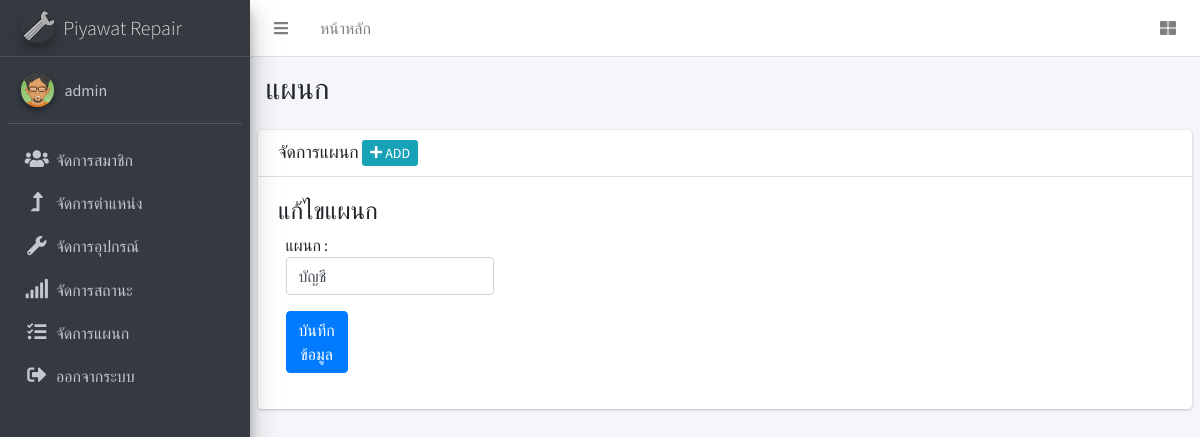
Screenshot of /admin/depm.php?act=edit&ID=1 (signed in) with the database file from the repository.
### tables this page shows
CREATE TABLE `tbl_member` (
  `m_id` int(11) NOT NULL,
  `ref_d_id` int(11) NOT NULL COMMENT 'tbl_department',
  `ref_p_id` int(11) NOT NULL COMMENT 'tbl_position',
  `m_username` varchar(50) NOT NULL,
  `m_password` varchar(50) NOT NULL,
  `m_fname` varchar(50) NOT NULL,
  `m_name` varchar(100) NOT NULL,
  `m_lname` varchar(100) NOT NULL,
  `m_phone` int(20) NOT NULL,
  `m_email` varchar(50) NOT NULL,
  `m_level` varchar(20) NOT NULL,
  `m_img` varchar(100) NOT NULL,
  `m_datesave` timestamp NOT NULL DEFAULT CURRENT_TIMESTAMP
);

CREATE TABLE `tbl_department` (
  `d_id` int(11) NOT NULL,
  `d_name` varchar(100) NOT NULL
);

### admin/depm.php (the view, shortened to what this page needs)
<?php include('h.php');?>
<body class="hold-transition skin-red sidebar-mini">
  <div class="wrapper">
    <?php include('menutop.php');?>
      <aside class="main-sidebar sidebar-dark-primary elevation-4">
          <a href="index.php" class="brand-link">
              <img src="../dist/img/wrench.png" alt="AdminLTE Logo" class="brand-image img-circle elevation-3"
                   style="opacity: .8">
              <span class="brand-text font-weight-light">Piyawat Repair</span>
          </a>
          <div class="sidebar">
              <div class="user-panel mt-3 pb-3 mb-3 d-flex">
                  <div class="image">
                      <img src="../m_img/<?php echo $m_img; ?>" class="img-circle elevation-2" alt="User Image">
                  </div>
                  <div class="info">
                      <a href="#" class="d-block"><?php echo $m_name; ?></a>
                  </div>
              </div>
              <nav class="mt-2">
                  <ul class="nav nav-pills nav-sidebar flex-column" data-widget="treeview" role="menu"
                      data-accordion="false">
                      <li class="nav-item">
                          <a href="member.php" class="nav-link">
                              <i class="nav-icon fas fa-users"></i>
                              <p>
                                  จัดการสมาชิก
                              </p>
                          </a>
                      </li>
                      <li class="nav-item">
                          <a href="position.php" class="nav-link">
                              <i class="nav-icon fas fa-level-up-alt"></i>
                              <p>
                                  จัดการตำแหน่ง
                              </p>
                          </a>
                      </li>
                      <li class="nav-item">
                          <a href="device.php" class="nav-link">
                              <i class="nav-icon fas fa-wrench"></i>
                              <p>
                                  จัดการอุปกรณ์
                              </p>
                          </a>
                      </li>
                      <li class="nav-item">
                          <a href="status.php" class="nav-link">
                              <i class="nav-icon fas fa-signal"></i>
                              <p>
                                  จัดการสถานะ
                              </p>
                          </a>
                      </li>
                      <li class="nav-item">
                          <a href="depm.php" class="nav-link">
                              <i class="nav-icon fas fa-tasks"></i>
                              <p>
                                  จัดการแผนก
                              </p>
                          </a>
                      </li>
                      <li class="nav-item">
                          <a href="../logout.php" class="nav-link"
                             onclick="return confirm('คุณต้องการออกจากระบบหรือไม่ ?');">
                              <i class="nav-icon fas fa-sign-out-alt"></i>
                              <p>
                                  ออกจากระบบ
                              </p>
                          </a>
                      </li>
              </nav>
          </div>
      </aside>
      <div class="content-wrapper">
          <section class="content-header">
              <div class="container-fluid">
                  <div class="row mb-2">
                      <div class="col-sm-6">
                          <h1>แผนก</h1>
                      </div>
                  </div>
              </div>
          </section>
          <section class="content">
              <div class="card">
                  <div class="card-header">
                      <h3 class="card-title">จัดการแผนก
                          <a href="depm.php?act=add" class="btn-info btn-sm"><i class="fas fa-plus"></i> ADD</a>
                      </h3>
                  </div>
                  <div class="card-body">
                      <?php
                      $act = $_GET['act'];
                      if($act == 'add'){
                          include('depm_form_add.php');
                      }elseif ($act == 'edit') {
                          include('depm_form_edit.php');
                      }else {
                          include('depm_list.php');
                      }
                      ?>
                  </div>
              </div>
          </section>
      </div>
    </body>
  </html>

### admin/depm_form_edit.php (shortened to what this page needs)
<?php
$ID = $_GET['ID'];
$sql = "SELECT * FROM tbl_department WHERE d_id=$ID";
$result = mysqli_query($con, $sql) or die ("Error in query: $sql " . mysqli_error());
$row = mysqli_fetch_array($result);
extract($row);
?>
<h4> แก้ไขแผนก </h4>
<form action="depm_form_edit_db.php" method="post" class="form-horizontal">
  <div class="form-group">
    <div class="col-sm-2 control-label">
      แผนก :
    </div>
    <div class="col-sm-3">
      <input type="text" name="d_name" required class="form-control" value="<?php echo $row['d_name'];?>">
    </div>
  </div>
  <div class="form-group">
    <div class="col-sm-1">
      <button type="submit" class="btn btn-primary">บันทึกข้อมูล</button>
    </div>
  </div>
</form>

### rows the page displays
tbl_member: m_img (picture), m_name "admin"
tbl_department: d_name "บัญชี"
